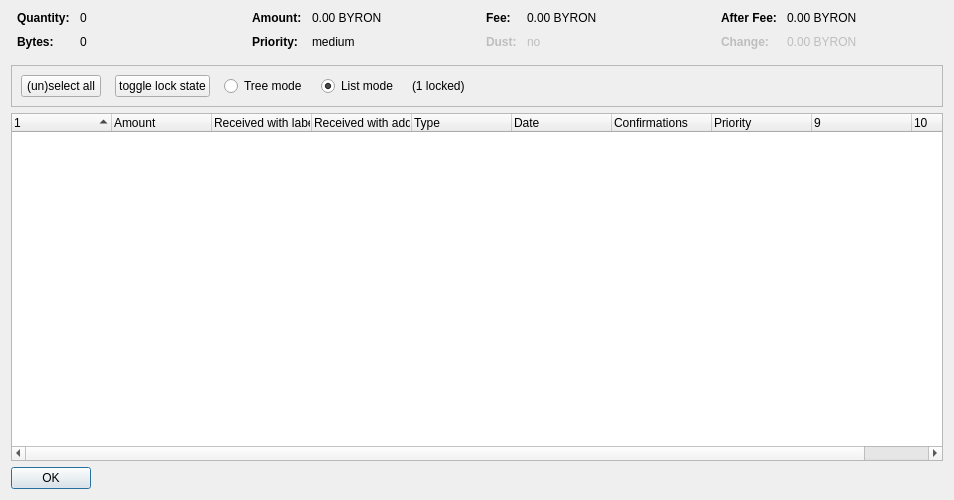
<?xml version="1.0" encoding="UTF-8"?>
<ui version="4.0">
 <class>CoinControlDialog</class>
 <widget class="QDialog" name="CoinControlDialog">
  <property name="geometry">
   <rect>
    <x>0</x>
    <y>0</y>
    <width>954</width>
    <height>500</height>
   </rect>
  </property>
  <property name="windowTitle">
   <string>Coin Selection</string>
  </property>
  <layout class="QVBoxLayout" name="verticalLayout">
   <item>
    <layout class="QHBoxLayout" name="horizontalLayoutTop" stretch="0,0,0,0">
     <property name="topMargin">
      <number>0</number>
     </property>
     <property name="bottomMargin">
      <number>10</number>
     </property>
     <item>
      <layout class="QFormLayout" name="formLayoutCoinControl1">
       <property name="horizontalSpacing">
        <number>10</number>
       </property>
       <property name="verticalSpacing">
        <number>10</number>
       </property>
       <property name="leftMargin">
        <number>6</number>
       </property>
       <property name="rightMargin">
        <number>6</number>
       </property>
       <item row="0" column="0">
        <widget class="QLabel" name="labelCoinControlQuantityText">
         <property name="font">
          <font>
           <weight>75</weight>
           <bold>true</bold>
          </font>
         </property>
         <property name="text">
          <string>Quantity:</string>
         </property>
        </widget>
       </item>
       <item row="0" column="1">
        <widget class="QLabel" name="labelCoinControlQuantity">
         <property name="cursor">
          <cursorShape>IBeamCursor</cursorShape>
         </property>
         <property name="contextMenuPolicy">
          <enum>Qt::ActionsContextMenu</enum>
         </property>
         <property name="text">
          <string notr="true">0</string>
         </property>
         <property name="textInteractionFlags">
          <set>Qt::LinksAccessibleByMouse|Qt::TextSelectableByKeyboard|Qt::TextSelectableByMouse</set>
         </property>
        </widget>
       </item>
       <item row="1" column="0">
        <widget class="QLabel" name="labelCoinControlBytesText">
         <property name="font">
          <font>
           <weight>75</weight>
           <bold>true</bold>
          </font>
         </property>
         <property name="text">
          <string>Bytes:</string>
         </property>
        </widget>
       </item>
       <item row="1" column="1">
        <widget class="QLabel" name="labelCoinControlBytes">
         <property name="cursor">
          <cursorShape>IBeamCursor</cursorShape>
         </property>
         <property name="contextMenuPolicy">
          <enum>Qt::ActionsContextMenu</enum>
         </property>
         <property name="text">
          <string notr="true">0</string>
         </property>
         <property name="textInteractionFlags">
          <set>Qt::LinksAccessibleByMouse|Qt::TextSelectableByKeyboard|Qt::TextSelectableByMouse</set>
         </property>
        </widget>
       </item>
      </layout>
     </item>
     <item>
      <layout class="QFormLayout" name="formLayoutCoinControl2">
       <property name="horizontalSpacing">
        <number>10</number>
       </property>
       <property name="verticalSpacing">
        <number>10</number>
       </property>
       <property name="leftMargin">
        <number>6</number>
       </property>
       <property name="rightMargin">
        <number>6</number>
       </property>
       <item row="0" column="0">
        <widget class="QLabel" name="labelCoinControlAmountText">
         <property name="font">
          <font>
           <weight>75</weight>
           <bold>true</bold>
          </font>
         </property>
         <property name="text">
          <string>Amount:</string>
         </property>
        </widget>
       </item>
       <item row="0" column="1">
        <widget class="QLabel" name="labelCoinControlAmount">
         <property name="cursor">
          <cursorShape>IBeamCursor</cursorShape>
         </property>
         <property name="contextMenuPolicy">
          <enum>Qt::ActionsContextMenu</enum>
         </property>
         <property name="text">
          <string notr="true">0.00 BYRON</string>
         </property>
         <property name="textInteractionFlags">
          <set>Qt::LinksAccessibleByMouse|Qt::TextSelectableByKeyboard|Qt::TextSelectableByMouse</set>
         </property>
        </widget>
       </item>
       <item row="1" column="0">
        <widget class="QLabel" name="labelCoinControlPriorityText">
         <property name="font">
          <font>
           <weight>75</weight>
           <bold>true</bold>
          </font>
         </property>
         <property name="text">
          <string>Priority:</string>
         </property>
        </widget>
       </item>
       <item row="1" column="1">
        <widget class="QLabel" name="labelCoinControlPriority">
         <property name="cursor">
          <cursorShape>IBeamCursor</cursorShape>
         </property>
         <property name="contextMenuPolicy">
          <enum>Qt::ActionsContextMenu</enum>
         </property>
         <property name="text">
          <string>medium</string>
         </property>
         <property name="textInteractionFlags">
          <set>Qt::LinksAccessibleByMouse|Qt::TextSelectableByKeyboard|Qt::TextSelectableByMouse</set>
         </property>
        </widget>
       </item>
      </layout>
     </item>
     <item>
      <layout class="QFormLayout" name="formLayoutCoinControl3">
       <property name="horizontalSpacing">
        <number>10</number>
       </property>
       <property name="verticalSpacing">
        <number>10</number>
       </property>
       <property name="leftMargin">
        <number>6</number>
       </property>
       <property name="rightMargin">
        <number>6</number>
       </property>
       <item row="0" column="0">
        <widget class="QLabel" name="labelCoinControlFeeText">
         <property name="font">
          <font>
           <weight>75</weight>
           <bold>true</bold>
          </font>
         </property>
         <property name="text">
          <string>Fee:</string>
         </property>
        </widget>
       </item>
       <item row="0" column="1">
        <widget class="QLabel" name="labelCoinControlFee">
         <property name="cursor">
          <cursorShape>IBeamCursor</cursorShape>
         </property>
         <property name="contextMenuPolicy">
          <enum>Qt::ActionsContextMenu</enum>
         </property>
         <property name="text">
          <string notr="true">0.00 BYRON</string>
         </property>
         <property name="textInteractionFlags">
          <set>Qt::LinksAccessibleByMouse|Qt::TextSelectableByKeyboard|Qt::TextSelectableByMouse</set>
         </property>
        </widget>
       </item>
       <item row="1" column="0">
        <widget class="QLabel" name="labelCoinControlLowOutputText">
         <property name="enabled">
          <bool>false</bool>
         </property>
         <property name="font">
          <font>
           <weight>75</weight>
           <bold>true</bold>
          </font>
         </property>
         <property name="text">
          <string>Dust:</string>
         </property>
        </widget>
       </item>
       <item row="1" column="1">
        <widget class="QLabel" name="labelCoinControlLowOutput">
         <property name="enabled">
          <bool>false</bool>
         </property>
         <property name="cursor">
          <cursorShape>IBeamCursor</cursorShape>
         </property>
         <property name="contextMenuPolicy">
          <enum>Qt::ActionsContextMenu</enum>
         </property>
         <property name="text">
          <string>no</string>
         </property>
         <property name="textInteractionFlags">
          <set>Qt::LinksAccessibleByMouse|Qt::TextSelectableByKeyboard|Qt::TextSelectableByMouse</set>
         </property>
        </widget>
       </item>
      </layout>
     </item>
     <item>
      <layout class="QFormLayout" name="formLayoutCoinControl4">
       <property name="horizontalSpacing">
        <number>10</number>
       </property>
       <property name="verticalSpacing">
        <number>10</number>
       </property>
       <property name="leftMargin">
        <number>6</number>
       </property>
       <property name="rightMargin">
        <number>6</number>
       </property>
       <item row="0" column="0">
        <widget class="QLabel" name="labelCoinControlAfterFeeText">
         <property name="font">
          <font>
           <weight>75</weight>
           <bold>true</bold>
          </font>
         </property>
         <property name="text">
          <string>After Fee:</string>
         </property>
        </widget>
       </item>
       <item row="0" column="1">
        <widget class="QLabel" name="labelCoinControlAfterFee">
         <property name="cursor">
          <cursorShape>IBeamCursor</cursorShape>
         </property>
         <property name="contextMenuPolicy">
          <enum>Qt::ActionsContextMenu</enum>
         </property>
         <property name="text">
          <string notr="true">0.00 BYRON</string>
         </property>
         <property name="textInteractionFlags">
          <set>Qt::LinksAccessibleByMouse|Qt::TextSelectableByKeyboard|Qt::TextSelectableByMouse</set>
         </property>
        </widget>
       </item>
       <item row="1" column="0">
        <widget class="QLabel" name="labelCoinControlChangeText">
         <property name="enabled">
          <bool>false</bool>
         </property>
         <property name="font">
          <font>
           <weight>75</weight>
           <bold>true</bold>
          </font>
         </property>
         <property name="text">
          <string>Change:</string>
         </property>
        </widget>
       </item>
       <item row="1" column="1">
        <widget class="QLabel" name="labelCoinControlChange">
         <property name="enabled">
          <bool>false</bool>
         </property>
         <property name="cursor">
          <cursorShape>IBeamCursor</cursorShape>
         </property>
         <property name="contextMenuPolicy">
          <enum>Qt::ActionsContextMenu</enum>
         </property>
         <property name="text">
          <string notr="true">0.00 BYRON</string>
         </property>
         <property name="textInteractionFlags">
          <set>Qt::LinksAccessibleByMouse|Qt::TextSelectableByKeyboard|Qt::TextSelectableByMouse</set>
         </property>
        </widget>
       </item>
      </layout>
     </item>
    </layout>
   </item>
   <item>
    <widget class="QFrame" name="frame">
     <property name="minimumSize">
      <size>
       <width>0</width>
       <height>40</height>
      </size>
     </property>
     <property name="frameShape">
      <enum>QFrame::StyledPanel</enum>
     </property>
     <property name="frameShadow">
      <enum>QFrame::Sunken</enum>
     </property>
     <layout class="QHBoxLayout" name="horizontalLayout">
      <item>
       <layout class="QHBoxLayout" name="horizontalLayoutPanel" stretch="0,0,0,0,0,0">
        <property name="spacing">
         <number>14</number>
        </property>
        <item>
         <widget class="QPushButton" name="pushButtonSelectAll">
          <property name="sizePolicy">
           <sizepolicy hsizetype="Maximum" vsizetype="Fixed">
            <horstretch>0</horstretch>
            <verstretch>0</verstretch>
           </sizepolicy>
          </property>
          <property name="text">
           <string>(un)select all</string>
          </property>
          <property name="autoDefault">
           <bool>false</bool>
          </property>
         </widget>
        </item>
        <item>
         <widget class="QPushButton" name="pushButtonToggleLock">
          <property name="sizePolicy">
           <sizepolicy hsizetype="Maximum" vsizetype="Fixed">
            <horstretch>0</horstretch>
            <verstretch>0</verstretch>
           </sizepolicy>
          </property>
          <property name="text">
           <string>toggle lock state</string>
          </property>
          <property name="autoDefault">
           <bool>false</bool>
          </property>
         </widget>
        </item>
        <item>
         <widget class="QRadioButton" name="radioTreeMode">
          <property name="sizePolicy">
           <sizepolicy hsizetype="Maximum" vsizetype="Fixed">
            <horstretch>0</horstretch>
            <verstretch>0</verstretch>
           </sizepolicy>
          </property>
          <property name="text">
           <string>Tree mode</string>
          </property>
         </widget>
        </item>
        <item>
         <widget class="QRadioButton" name="radioListMode">
          <property name="sizePolicy">
           <sizepolicy hsizetype="Maximum" vsizetype="Fixed">
            <horstretch>0</horstretch>
            <verstretch>0</verstretch>
           </sizepolicy>
          </property>
          <property name="text">
           <string>List mode</string>
          </property>
          <property name="checked">
           <bool>true</bool>
          </property>
         </widget>
        </item>
        <item>
         <widget class="QLabel" name="labelLocked">
          <property name="text">
           <string>(1 locked)</string>
          </property>
         </widget>
        </item>
        <item>
         <spacer name="horizontalSpacer">
          <property name="orientation">
           <enum>Qt::Horizontal</enum>
          </property>
          <property name="sizeHint" stdset="0">
           <size>
            <width>40</width>
            <height>20</height>
           </size>
          </property>
         </spacer>
        </item>
       </layout>
      </item>
     </layout>
    </widget>
   </item>
   <item>
    <widget class="CoinControlTreeWidget" name="treeWidget">
     <property name="contextMenuPolicy">
      <enum>Qt::CustomContextMenu</enum>
     </property>
     <property name="sortingEnabled">
      <bool>false</bool>
     </property>
     <property name="columnCount">
      <number>10</number>
     </property>
     <attribute name="headerShowSortIndicator" stdset="0">
      <bool>true</bool>
     </attribute>
     <attribute name="headerStretchLastSection">
      <bool>false</bool>
     </attribute>
     <column>
      <property name="text">
       <string/>
      </property>
     </column>
     <column>
      <property name="text">
       <string>Amount</string>
      </property>
     </column>
     <column>
      <property name="text">
       <string>Received with label</string>
      </property>
     </column>
     <column>
      <property name="text">
       <string>Received with address</string>
      </property>
     </column>
     <column>
      <property name="text">
       <string>Type</string>
      </property>
     </column>
     <column>
      <property name="text">
       <string>Date</string>
      </property>
     </column>
     <column>
      <property name="text">
       <string>Confirmations</string>
      </property>
      <property name="toolTip">
       <string>Confirmed</string>
      </property>
     </column>
     <column>
      <property name="text">
       <string>Priority</string>
      </property>
     </column>
     <column>
      <property name="text">
       <string/>
      </property>
     </column>
     <column>
      <property name="text">
       <string/>
      </property>
     </column>
    </widget>
   </item>
   <item>
    <widget class="QDialogButtonBox" name="buttonBox">
     <property name="sizePolicy">
      <sizepolicy hsizetype="Maximum" vsizetype="Fixed">
       <horstretch>0</horstretch>
       <verstretch>0</verstretch>
      </sizepolicy>
     </property>
     <property name="orientation">
      <enum>Qt::Horizontal</enum>
     </property>
     <property name="standardButtons">
      <set>QDialogButtonBox::Ok</set>
     </property>
    </widget>
   </item>
  </layout>
 </widget>
 <customwidgets>
  <customwidget>
   <class>CoinControlTreeWidget</class>
   <extends>QTreeWidget</extends>
   <header>coincontroltreewidget.h</header>
  </customwidget>
 </customwidgets>
 <resources/>
 <connections/>
</ui>
